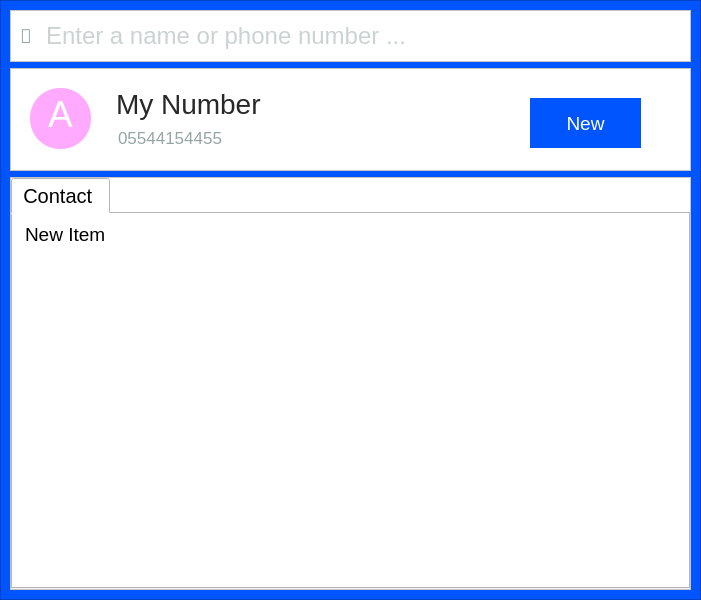
<?xml version="1.0" encoding="UTF-8"?>
<ui version="4.0">
 <class>MainWindow</class>
 <widget class="QMainWindow" name="MainWindow">
  <property name="geometry">
   <rect>
    <x>0</x>
    <y>0</y>
    <width>701</width>
    <height>600</height>
   </rect>
  </property>
  <property name="windowTitle">
   <string>Troly</string>
  </property>
  <property name="windowIcon">
   <iconset>
    <normaloff>telephone.png</normaloff>telephone.png</iconset>
  </property>
  <widget class="QWidget" name="centralwidget">
   <layout class="QGridLayout" name="gridLayout">
    <property name="leftMargin">
     <number>0</number>
    </property>
    <property name="topMargin">
     <number>0</number>
    </property>
    <property name="rightMargin">
     <number>0</number>
    </property>
    <property name="bottomMargin">
     <number>0</number>
    </property>
    <property name="spacing">
     <number>0</number>
    </property>
    <item row="0" column="0">
     <widget class="QFrame" name="MainFrame">
      <property name="styleSheet">
       <string notr="true">#MainFrame{
	
	
	background-color: rgb(0, 85, 255);

}</string>
      </property>
      <property name="frameShape">
       <enum>QFrame::StyledPanel</enum>
      </property>
      <property name="frameShadow">
       <enum>QFrame::Raised</enum>
      </property>
      <layout class="QVBoxLayout" name="verticalLayout">
       <item>
        <widget class="QFrame" name="frame">
         <property name="sizePolicy">
          <sizepolicy hsizetype="Preferred" vsizetype="Expanding">
           <horstretch>0</horstretch>
           <verstretch>1</verstretch>
          </sizepolicy>
         </property>
         <property name="styleSheet">
          <string notr="true">background-color: rgb(255, 255, 255);</string>
         </property>
         <property name="frameShape">
          <enum>QFrame::StyledPanel</enum>
         </property>
         <property name="frameShadow">
          <enum>QFrame::Raised</enum>
         </property>
         <layout class="QHBoxLayout" name="horizontalLayout">
          <property name="spacing">
           <number>12</number>
          </property>
          <property name="topMargin">
           <number>0</number>
          </property>
          <property name="bottomMargin">
           <number>0</number>
          </property>
          <item alignment="Qt::AlignVCenter">
           <widget class="QLabel" name="label">
            <property name="font">
             <font>
              <family>Font Awesome 5 Free Solid</family>
              <pointsize>14</pointsize>
             </font>
            </property>
            <property name="styleSheet">
             <string notr="true">color: rgb(149, 165, 166);</string>
            </property>
            <property name="text">
             <string></string>
            </property>
           </widget>
          </item>
          <item alignment="Qt::AlignVCenter">
           <widget class="QLineEdit" name="lineEdit">
            <property name="minimumSize">
             <size>
              <width>0</width>
              <height>50</height>
             </size>
            </property>
            <property name="font">
             <font>
              <pointsize>18</pointsize>
             </font>
            </property>
            <property name="styleSheet">
             <string notr="true">border:none;
color: rgb(149, 165, 166);
padding-left:1em;</string>
            </property>
            <property name="placeholderText">
             <string>Enter a name or phone number ...</string>
            </property>
           </widget>
          </item>
         </layout>
        </widget>
       </item>
       <item>
        <widget class="QFrame" name="frame_2">
         <property name="sizePolicy">
          <sizepolicy hsizetype="Preferred" vsizetype="Expanding">
           <horstretch>0</horstretch>
           <verstretch>2</verstretch>
          </sizepolicy>
         </property>
         <property name="styleSheet">
          <string notr="true">background-color: rgb(255, 255, 255);</string>
         </property>
         <property name="frameShape">
          <enum>QFrame::StyledPanel</enum>
         </property>
         <property name="frameShadow">
          <enum>QFrame::Raised</enum>
         </property>
         <widget class="QFrame" name="frame_4">
          <property name="geometry">
           <rect>
            <x>20</x>
            <y>20</y>
            <width>61</width>
            <height>61</height>
           </rect>
          </property>
          <property name="sizePolicy">
           <sizepolicy hsizetype="Fixed" vsizetype="Preferred">
            <horstretch>0</horstretch>
            <verstretch>0</verstretch>
           </sizepolicy>
          </property>
          <property name="styleSheet">
           <string notr="true">QFrame{
	background-color: rgb(255, 170, 255);
	color: rgb(255, 255, 255);
	border-radius:30px;
}</string>
          </property>
          <property name="frameShape">
           <enum>QFrame::NoFrame</enum>
          </property>
          <property name="frameShadow">
           <enum>QFrame::Raised</enum>
          </property>
          <widget class="QLabel" name="label_2">
           <property name="geometry">
            <rect>
             <x>10</x>
             <y>10</y>
             <width>41</width>
             <height>31</height>
            </rect>
           </property>
           <property name="font">
            <font>
             <pointsize>28</pointsize>
            </font>
           </property>
           <property name="text">
            <string>A</string>
           </property>
           <property name="alignment">
            <set>Qt::AlignCenter</set>
           </property>
          </widget>
         </widget>
         <widget class="QFrame" name="frame_5">
          <property name="geometry">
           <rect>
            <x>96</x>
            <y>10</y>
            <width>291</width>
            <height>83</height>
           </rect>
          </property>
          <property name="styleSheet">
           <string notr="true">QFrame{
	color: rgb(255, 255, 255);
border-redius:300px;

}</string>
          </property>
          <property name="frameShape">
           <enum>QFrame::NoFrame</enum>
          </property>
          <property name="frameShadow">
           <enum>QFrame::Raised</enum>
          </property>
          <widget class="QLabel" name="label_3">
           <property name="geometry">
            <rect>
             <x>10</x>
             <y>0</y>
             <width>281</width>
             <height>51</height>
            </rect>
           </property>
           <property name="font">
            <font>
             <pointsize>21</pointsize>
            </font>
           </property>
           <property name="styleSheet">
            <string notr="true">color: rgb(40, 40, 40);</string>
           </property>
           <property name="text">
            <string>My Number </string>
           </property>
           <property name="alignment">
            <set>Qt::AlignLeading|Qt::AlignLeft|Qt::AlignVCenter</set>
           </property>
          </widget>
          <widget class="QLineEdit" name="lineEdit_2">
           <property name="geometry">
            <rect>
             <x>10</x>
             <y>49</y>
             <width>151</width>
             <height>21</height>
            </rect>
           </property>
           <property name="font">
            <font>
             <pointsize>13</pointsize>
             <weight>50</weight>
             <bold>false</bold>
            </font>
           </property>
           <property name="styleSheet">
            <string notr="true">color: rgb(149, 165, 166);
background-color:  rgba(149, 165, 166,0);
border:none;
</string>
           </property>
           <property name="text">
            <string>05544154455</string>
           </property>
          </widget>
         </widget>
         <widget class="QPushButton" name="new_number">
          <property name="geometry">
           <rect>
            <x>520</x>
            <y>30</y>
            <width>111</width>
            <height>50</height>
           </rect>
          </property>
          <property name="minimumSize">
           <size>
            <width>0</width>
            <height>50</height>
           </size>
          </property>
          <property name="font">
           <font>
            <pointsize>14</pointsize>
           </font>
          </property>
          <property name="styleSheet">
           <string notr="true">background-color: rgb(0, 85, 255);
color: rgb(255, 255, 255);
border:none;</string>
          </property>
          <property name="text">
           <string>New</string>
          </property>
         </widget>
        </widget>
       </item>
       <item>
        <widget class="QFrame" name="frame_3">
         <property name="sizePolicy">
          <sizepolicy hsizetype="Preferred" vsizetype="Expanding">
           <horstretch>0</horstretch>
           <verstretch>8</verstretch>
          </sizepolicy>
         </property>
         <property name="styleSheet">
          <string notr="true">background-color: rgb(255, 255, 255);</string>
         </property>
         <property name="frameShape">
          <enum>QFrame::StyledPanel</enum>
         </property>
         <property name="frameShadow">
          <enum>QFrame::Raised</enum>
         </property>
         <layout class="QHBoxLayout" name="horizontalLayout_2">
          <property name="spacing">
           <number>0</number>
          </property>
          <property name="leftMargin">
           <number>0</number>
          </property>
          <property name="topMargin">
           <number>0</number>
          </property>
          <property name="rightMargin">
           <number>0</number>
          </property>
          <property name="bottomMargin">
           <number>0</number>
          </property>
          <item>
           <widget class="QTabWidget" name="tabWidget">
            <property name="font">
             <font>
              <pointsize>15</pointsize>
             </font>
            </property>
            <property name="tabPosition">
             <enum>QTabWidget::North</enum>
            </property>
            <property name="tabShape">
             <enum>QTabWidget::Rounded</enum>
            </property>
            <property name="currentIndex">
             <number>0</number>
            </property>
            <property name="elideMode">
             <enum>Qt::ElideNone</enum>
            </property>
            <property name="documentMode">
             <bool>false</bool>
            </property>
            <property name="tabsClosable">
             <bool>false</bool>
            </property>
            <property name="movable">
             <bool>false</bool>
            </property>
            <property name="tabBarAutoHide">
             <bool>false</bool>
            </property>
            <widget class="QWidget" name="tab">
             <attribute name="title">
              <string>Contact </string>
             </attribute>
             <layout class="QHBoxLayout" name="horizontalLayout_4">
              <item>
               <widget class="QListWidget" name="listWidget_2">
                <property name="font">
                 <font>
                  <pointsize>20</pointsize>
                 </font>
                </property>
                <property name="styleSheet">
                 <string notr="true">border:none;</string>
                </property>
                <item>
                 <property name="text">
                  <string>New Item</string>
                 </property>
                 <property name="font">
                  <font>
                   <pointsize>14</pointsize>
                  </font>
                 </property>
                 <property name="flags">
                  <set>NoItemFlags</set>
                 </property>
                </item>
               </widget>
              </item>
             </layout>
            </widget>
           </widget>
          </item>
         </layout>
        </widget>
       </item>
      </layout>
     </widget>
    </item>
   </layout>
  </widget>
 </widget>
 <resources/>
 <connections/>
</ui>
